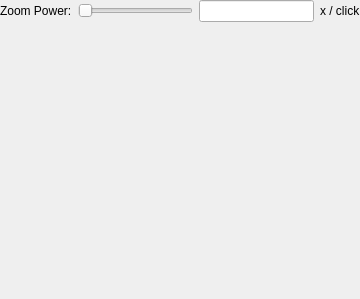
<?xml version="1.0" encoding="UTF-8"?>
<ui version="4.0">
 <class>Frame</class>
 <widget class="QFrame" name="Frame">
  <property name="geometry">
   <rect>
    <x>0</x>
    <y>0</y>
    <width>360</width>
    <height>299</height>
   </rect>
  </property>
  <property name="windowTitle">
   <string>Frame</string>
  </property>
  <widget class="QWidget" name="gridLayoutWidget">
   <property name="geometry">
    <rect>
     <x>0</x>
     <y>0</y>
     <width>361</width>
     <height>301</height>
    </rect>
   </property>
   <layout class="QGridLayout" name="gridLayout">
    <item row="0" column="1">
     <widget class="QSlider" name="zoomPowerSelector">
      <property name="sizePolicy">
       <sizepolicy hsizetype="Expanding" vsizetype="Fixed">
        <horstretch>0</horstretch>
        <verstretch>0</verstretch>
       </sizepolicy>
      </property>
      <property name="minimum">
       <number>1</number>
      </property>
      <property name="maximum">
       <number>100</number>
      </property>
      <property name="orientation">
       <enum>Qt::Horizontal</enum>
      </property>
     </widget>
    </item>
    <item row="1" column="0">
     <widget class="QLabel" name="label_3">
      <property name="text">
       <string/>
      </property>
     </widget>
    </item>
    <item row="0" column="0">
     <widget class="QLabel" name="label">
      <property name="text">
       <string>Zoom Power:</string>
      </property>
     </widget>
    </item>
    <item row="0" column="2">
     <widget class="QLineEdit" name="lineEdit">
      <property name="sizePolicy">
       <sizepolicy hsizetype="Expanding" vsizetype="Fixed">
        <horstretch>0</horstretch>
        <verstretch>0</verstretch>
       </sizepolicy>
      </property>
      <property name="minimumSize">
       <size>
        <width>16</width>
        <height>0</height>
       </size>
      </property>
     </widget>
    </item>
    <item row="0" column="3">
     <widget class="QLabel" name="label_2">
      <property name="text">
       <string>x / click</string>
      </property>
     </widget>
    </item>
   </layout>
  </widget>
 </widget>
 <resources/>
 <connections/>
</ui>
